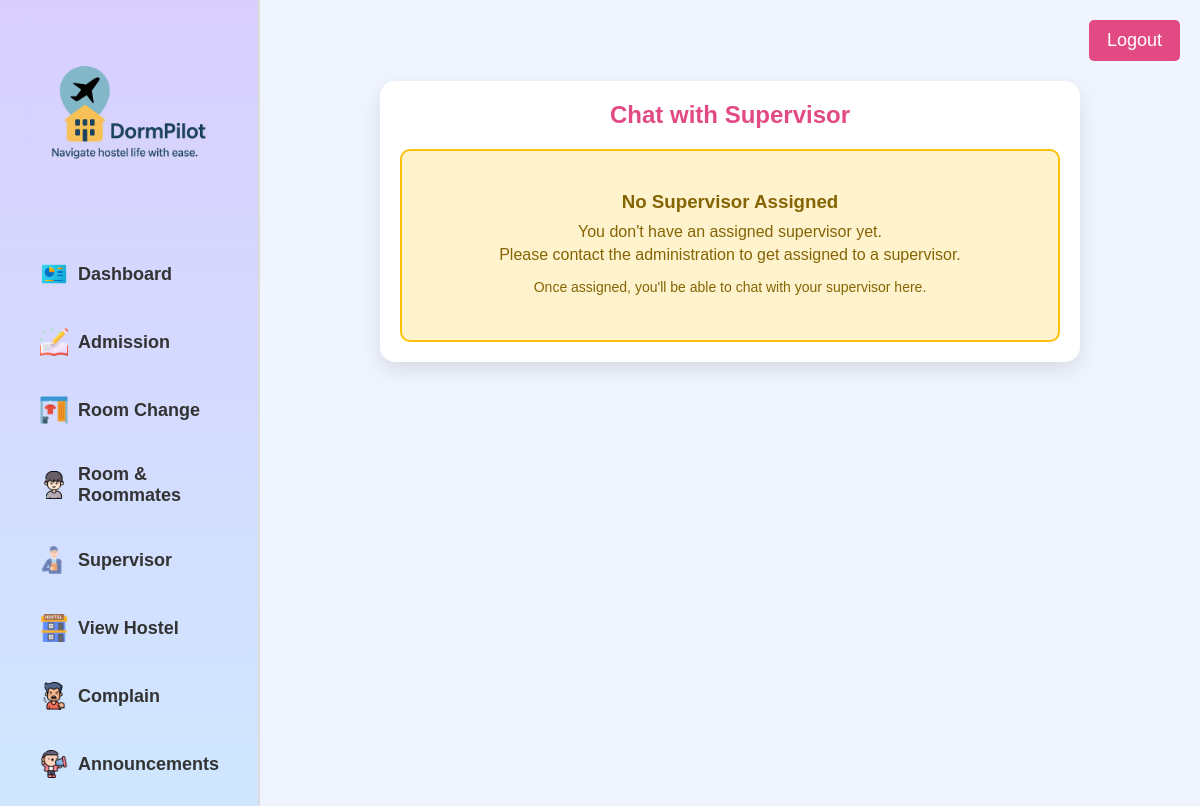
Page /student_chat.php (signed in) on the earlier database version.
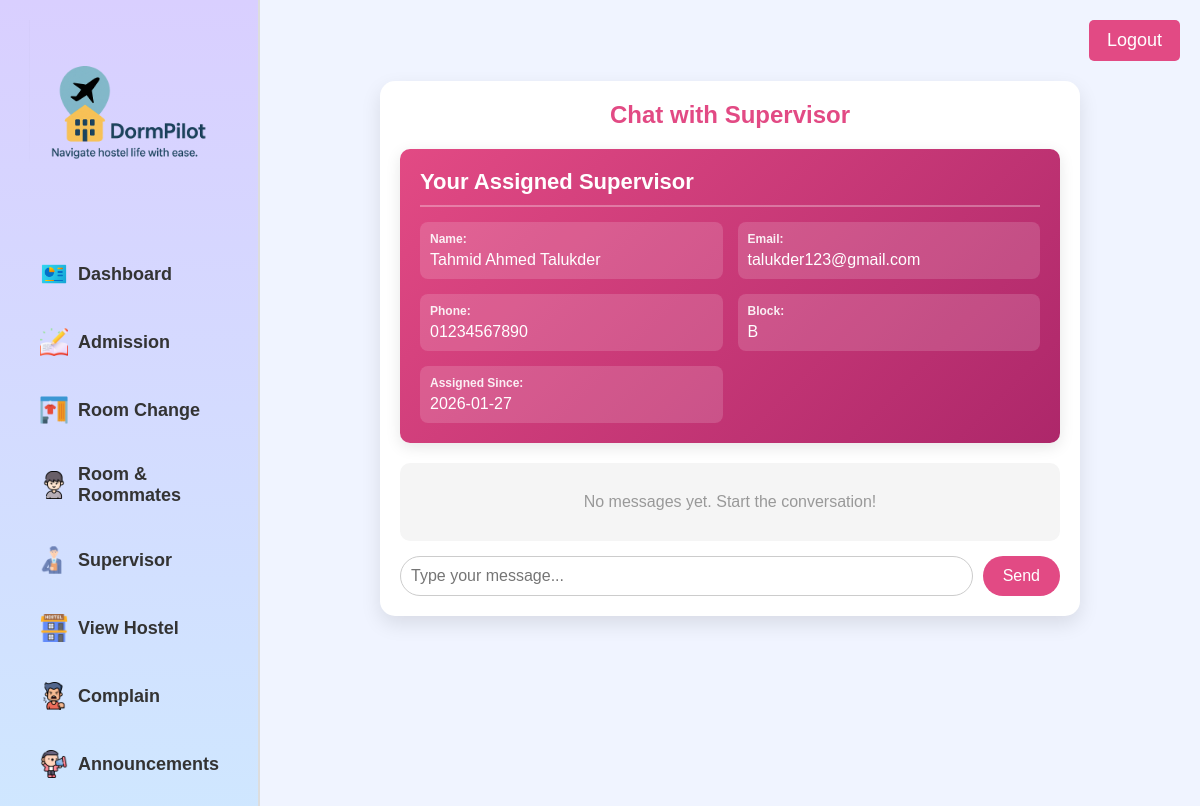
Same page on the later database version.
### tables this page shows
CREATE TABLE `supervisor_assignments` (
  `id` int(11) NOT NULL,
  `supervisor_id` int(11) NOT NULL,
  `student_id` int(11) NOT NULL,
  `assigned_at` timestamp NOT NULL DEFAULT current_timestamp()
);

CREATE TABLE `users` (
  `id` int(11) NOT NULL,
  `fullname` varchar(100) NOT NULL,
  `email` varchar(100) NOT NULL,
  `password` varchar(255) NOT NULL,
  `role` varchar(20) DEFAULT 'student',
  `phone` varchar(20) DEFAULT NULL,
  `block` varchar(50) DEFAULT NULL,
  `photo` varchar(255) DEFAULT NULL,
  `nid_number` varchar(50) DEFAULT NULL,
  `nid_photo` varchar(255) DEFAULT NULL,
  `gender` varchar(10) DEFAULT NULL
);

### student_chat.php (the view, shortened to what the changed rows need)
<?php
include "db.php";
$user_id = $_SESSION["user_id"];
$assigned_supervisor_query = $conn->prepare("
    SELECT u.*, sa.assigned_at
    FROM supervisor_assignments sa
    INNER JOIN users u ON sa.supervisor_id = u.id
    WHERE sa.student_id = ? AND u.role = 'supervisor'
    LIMIT 1
");
$assigned_supervisor_query->bind_param("i", $user_id);
$assigned_supervisor_query->execute();
$assigned_supervisor_result = $assigned_supervisor_query->get_result();
$assigned_supervisor = $assigned_supervisor_result->fetch_assoc();
$selected_supervisor = $assigned_supervisor ? $assigned_supervisor["id"] : 0;
$messages_result = null;
if($selected_supervisor > 0){
    $messages = $conn->prepare("SELECT m.*, u.fullname as sender_name FROM messages m JOIN users u ON m.sender_id = u.id WHERE (m.sender_id = ? AND m.receiver_id = ?) OR (m.sender_id = ? AND m.receiver_id = ?) ORDER BY m.created_at ASC");
    $messages->bind_param("iiii", $user_id, $selected_supervisor, $selected_supervisor, $user_id);
    $messages->execute();
    $messages_result = $messages->get_result();
}
?>
<!DOCTYPE html>
<html lang="en">
<head>
</head>
<body>
<div class="main-content">
    <div class="chat-box">
        <h2>Chat with Supervisor</h2>
        <?php if($assigned_supervisor): ?>
            <div class="supervisor-info">
                <h3>Your Assigned Supervisor</h3>
                <div class="supervisor-details">
                    <div>
                        <strong>Name:</strong>
                        <span><?php echo htmlspecialchars($assigned_supervisor["fullname"]); ?></span>
                    </div>
                    <div>
                        <strong>Email:</strong>
                        <span><?php echo htmlspecialchars($assigned_supervisor["email"]); ?></span>
                    </div>
                    <?php if(!empty($assigned_supervisor["phone"])): ?>
                    <div>
                        <strong>Phone:</strong>
                        <span><?php echo htmlspecialchars($assigned_supervisor["phone"]); ?></span>
                    </div>
                    <?php endif; ?>
                    <?php if(!empty($assigned_supervisor["block"])): ?>
                    <div>
                        <strong>Block:</strong>
                        <span><?php echo htmlspecialchars($assigned_supervisor["block"]); ?></span>
                    </div>
                    <?php endif; ?>
                    <?php if(!empty($assigned_supervisor["assigned_at"])): ?>
                    <div>
                        <strong>Assigned Since:</strong>
                        <span><?php echo date("Y-m-d", strtotime($assigned_supervisor["assigned_at"])); ?></span>
                    </div>
                    <?php endif; ?>
                </div>
            </div>
            <div class="messages-container" id="messagesContainer">
                <?php if($messages_result && $messages_result->num_rows > 0): ?>
                    <?php while($msg = $messages_result->fetch_assoc()): ?>
                        <div class="message <?php echo ($msg['sender_id']==$user_id) ? 'student' : 'supervisor'; ?>">
                            <?php echo nl2br(htmlspecialchars($msg['message'])); ?>
                            <div class="time"><?php echo date("H:i", strtotime($msg['created_at'])); ?></div>
                        </div>
                    <?php endwhile; ?>
                <?php else: ?>
                    <div style="text-align:center; color:#999; padding:20px;">
                        <p>No messages yet. Start the conversation!</p>
                    </div>
                <?php endif; ?>
            </div>
            <form id="chatForm" method="POST">
                <input type="text" name="message" placeholder="Type your message..." required autocomplete="off">
                <button type="submit" name="send_message">Send</button>
            </form>
        <?php else: ?>
            <div class="no-supervisor">
                <h3>No Supervisor Assigned</h3>
                <p>You don't have an assigned supervisor yet.</p>
                <p>Please contact the administration to get assigned to a supervisor.</p>
                <p style="margin-top:15px; font-size:14px;">Once assigned, you'll be able to chat with your supervisor here.</p>
            </div>
        <?php endif; ?>
    </div>
</div>
</body>
</html>

Differences in the rows shown:
added supervisor_assignments: supervisor.fullname "Tahmid Ahmed Talukder", supervisor.email "talukder123@gmail.com", supervisor.phone "01234567890", supervisor.block "B", assigned_at "2026-01-27"
Other differences:
text no longer shown: "No Supervisor Assigned You don't have an assigned supervisor yet. Please contact the administration to get assigned to a supervisor. Once assigned, you'll be able to chat with your supervisor here."
text now shown: "Your Assigned Supervisor Name: Email: Phone: Block: Assigned Since: No messages yet. Start the conversation! Send"
